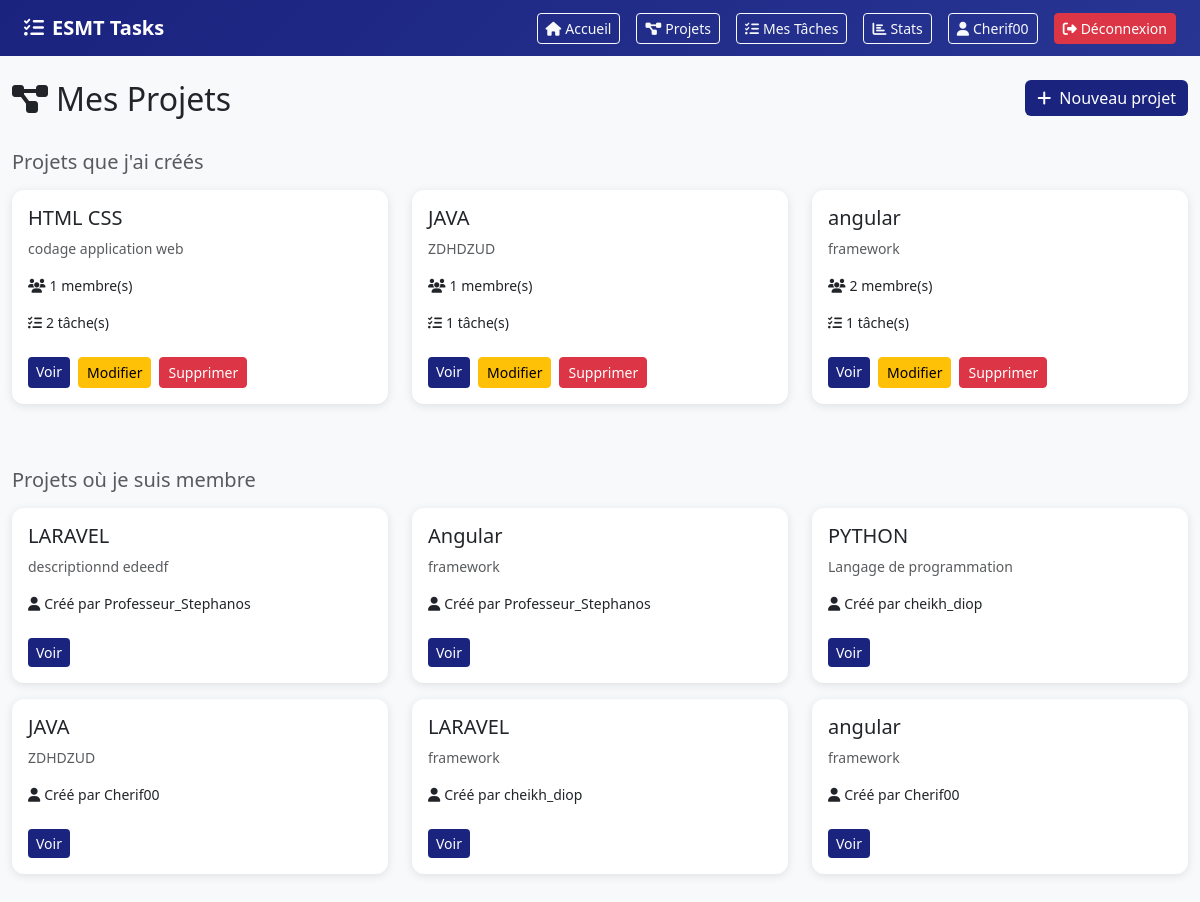
The app's page /projets/ (signed in) with its own data.
### core/models.py (models this page shows, shortened)
class Projet(models.Model):
    titre = models.CharField(max_length=200)
    description = models.TextField(blank=True)
    createur = models.ForeignKey(User, on_delete=models.CASCADE, related_name='projets_crees')
    membres = models.ManyToManyField(User, related_name='projets_membres', blank=True)
    date_creation = models.DateTimeField(auto_now_add=True)

### core/views.py (the view)
# urls.py: path('projets/', views.liste_projets, name='liste_projets'),
@login_required
def liste_projets(request):
    projets_crees = Projet.objects.filter(createur=request.user)
    projets_membres = Projet.objects.filter(membres=request.user)
    return render(request, 'core/liste_projets.html', {
        'projets_crees': projets_crees,
        'projets_membres': projets_membres,
    })

### core/templates/core/liste_projets.html (shortened to what this page needs)
{% extends 'core/base.html' %}
{% block content %}
<div class="row mb-4">
    <div class="col">
        <h2><i class="fas fa-project-diagram me-2"></i>Mes Projets</h2>
    </div>
    <div class="col text-end">
        <a href="{% url 'creer_projet' %}" class="btn btn-primary">
            <i class="fas fa-plus me-2"></i>Nouveau projet
        </a>
    </div>
</div>
<h5 class="text-muted mb-3">Projets que j'ai créés</h5>
<div class="row mb-5">
    {% for projet in projets_crees %}
    <div class="col-md-4 mb-3">
        <div class="card p-3">
            <h5>{{ projet.titre }}</h5>
            <p class="text-muted small">{{ projet.description|truncatechars:80 }}</p>
            <p class="small"><i class="fas fa-users me-1"></i>{{ projet.membres.count }} membre(s)</p>
            <p class="small"><i class="fas fa-tasks me-1"></i>{{ projet.taches.count }} tâche(s)</p>
            <div class="d-flex gap-2 mt-2">
                <a href="{% url 'detail_projet' projet.pk %}" class="btn btn-sm btn-primary">Voir</a>
                <a href="{% url 'modifier_projet' projet.pk %}" class="btn btn-sm btn-warning">Modifier</a>
                <a href="{% url 'supprimer_projet' projet.pk %}" class="btn btn-sm btn-danger">Supprimer</a>
            </div>
        </div>
    </div>
    {% empty %}
    <div class="col">
        <p class="text-muted">Vous n'avez pas encore créé de projet.</p>
    </div>
    {% endfor %}
</div>
<h5 class="text-muted mb-3">Projets où je suis membre</h5>
<div class="row">
    {% for projet in projets_membres %}
    <div class="col-md-4 mb-3">
        <div class="card p-3">
            <h5>{{ projet.titre }}</h5>
            <p class="text-muted small">{{ projet.description|truncatechars:80 }}</p>
            <p class="small"><i class="fas fa-user me-1"></i>Créé par {{ projet.createur.username }}</p>
            <div class="mt-2">
                <a href="{% url 'detail_projet' projet.pk %}" class="btn btn-sm btn-primary">Voir</a>
            </div>
        </div>
    </div>
    {% empty %}
    <div class="col">
        <p class="text-muted">Vous n'êtes membre d'aucun projet.</p>
    </div>
    {% endfor %}
</div>
{% endblock %}

### core/templates/core/base.html (shortened to what this page needs)
<!DOCTYPE html>
<html lang="fr">
<head>
    <link href="https://cdn.jsdelivr.net/npm/bootstrap@5.3.0/dist/css/bootstrap.min.css" rel="stylesheet">
    <link href="https://cdnjs.cloudflare.com/ajax/libs/font-awesome/6.4.0/css/all.min.css" rel="stylesheet">
</head>
<body>
    {% if user.is_authenticated %}
    <nav class="navbar navbar-dark px-4 py-2">
        <a class="navbar-brand fw-bold" href="{% url 'dashboard' %}">
            <i class="fas fa-tasks me-2"></i>ESMT Tasks
        </a>
        <div class="d-flex align-items-center gap-3">
            <a href="{% url 'dashboard' %}" class="btn btn-outline-light btn-sm">
                <i class="fas fa-home me-1"></i>Accueil
            </a>
            <a href="{% url 'liste_projets' %}" class="btn btn-outline-light btn-sm">
                <i class="fas fa-project-diagram me-1"></i>Projets
            </a>
            <a href="{% url 'mes_taches' %}" class="btn btn-outline-light btn-sm">
                <i class="fas fa-tasks me-1"></i>Mes Tâches
            </a>
            <a href="{% url 'statistiques' %}" class="btn btn-outline-light btn-sm">
                <i class="fas fa-chart-bar me-1"></i>Stats
            </a>
            <a href="{% url 'mon_profil' %}" class="btn btn-outline-light btn-sm">
                <i class="fas fa-user me-1"></i>{{ user.username }}
            </a>
            <a href="{% url 'deconnexion' %}" class="btn btn-danger btn-sm">
                <i class="fas fa-sign-out-alt me-1"></i>Déconnexion
            </a>
        </div>
    </nav>
    {% endif %}
    <div class="container-fluid py-4">
        {% block content %}{% endblock %}
    </div>
</body>
</html>

### core/templates/core/base.html (style rules this page uses)
body { background-color: #f8f9fa; }
.navbar { background: linear-gradient(135deg, #1a237e, #283593); }
.card { border: none; box-shadow: 0 2px 10px rgba(0,0,0,0.1); border-radius: 12px; }
.btn-primary { background: #1a237e; border: none; }

### records on screen
Projet: titre "HTML CSS", description "codage application web", membres.count "1", taches.count "2"
Projet: titre "JAVA", description "ZDHDZUD", membres.count "1", taches.count "1", createur.username "Cherif00"
Projet: titre "angular", description "framework", membres.count "2", taches.count "1", createur.username "Cherif00"
Projet: titre "LARAVEL", description "descriptionnd edeedf", createur.username "Professeur_Stephanos"
Projet: titre "Angular", description "framework", createur.username "Professeur_Stephanos"
Projet: titre "PYTHON", description "Langage de programmation", createur.username "cheikh_diop"
Projet: titre "LARAVEL", description "framework", createur.username "cheikh_diop"

### other values on screen
{{ user.username }} "Cherif00"
